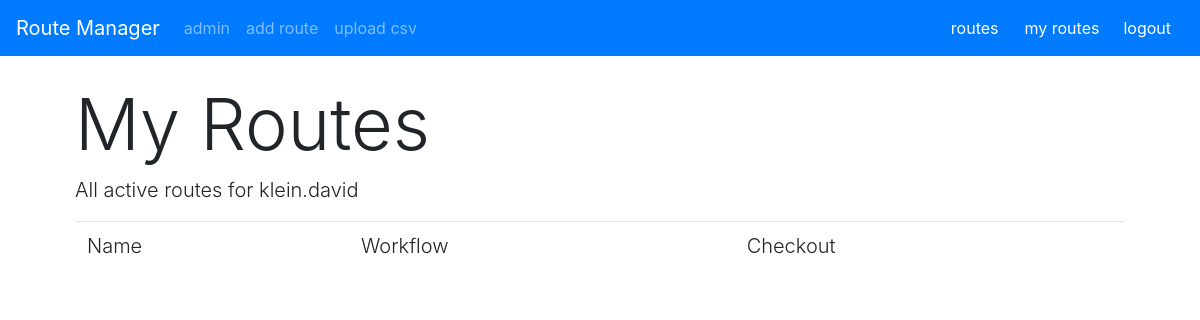
Page /routes/my_routes/ (signed in) on the earlier database version.
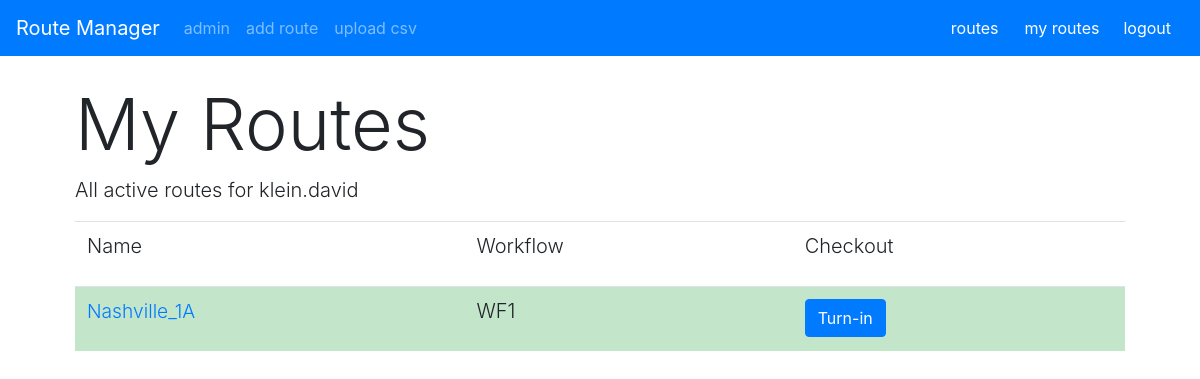
Same page on the later database version.
### routes/models.py (models this page shows, shortened)
class Route(models.Model):
    route_name = models.CharField(max_length=200, unique=True)
    route_length = models.DecimalField(max_digits=10, decimal_places=1)
    active_user = models.ForeignKey(User, on_delete=models.CASCADE, default=None, blank=True, null=True)
    workflows = models.ManyToManyField('Workflow', through='RouteWorkflow', related_name='routes')

class RouteWorkflow(models.Model):
    route = models.ForeignKey(Route, on_delete=models.CASCADE)
    workflow = models.ForeignKey(Workflow, on_delete=models.CASCADE)
    status = models.IntegerField(default=0)

class Workflow(models.Model):
    workflow_name = models.CharField(max_length=200)
    def __str__(self):
        return self.workflow_name

### routes/views.py (the view)
# urls.py: path('my_routes/', views.my_routes, name='my_routes'),
def my_routes(request):
    if(request.user.is_authenticated):
        routes = Route.objects.filter(active_user=request.user)
        rw = []
        for route in routes:
            r = RouteWorkflow.objects.filter(route=route).first()
            rw.append(r)
        routes = merge(routes, rw)
        return render(request, 'my_routes.html', {'routes': routes})
    else:
        return render(request, 'home.html')

### routes/views.py (called while the page is built)
def merge(list1, list2):
    merged_list = [(list1[i], list2[i]) for i in range(0, len(list1))]
    return merged_list

### routes/templates/my_routes.html (shortened to what this page needs)
{% extends 'base.html' %}
{% block content %}
<div class="container" style="padding-top:25px;">
    <div class="container">
        <h1 class="display-3">My Routes</h1>
        <p class="lead">All active routes for {{ request.user }}</p>
    </div>
    <div class="container-fluid">
        <table class="table">
            <tr>
                <td>
                    <p class="lead">Name</p>
                </td>
                <td>
                    <p class="lead">Workflow</p>
                </td>
                <td>
                    <p class="lead">Checkout</p>
                </td>
            </tr>
            {% for route in routes %}
            {% if route.1.status == 1 %}
            <tr class="table-success">
                {% elif route.1.status == 2 %}
            <tr class="table-danger">
                {% elif route.1.status == 3 %}
            <tr class="table-dark">
                {% else %}
            <tr>
                {% endif %}
                <td><a href="/routes/{{ route.0.route_name }}/" style="font-size:1.2em; text-decoration:none"
                        class="lead">{{ route.0.route_name }}</a></td>
                <td>
                    <p class="lead">{{ route.1.workflow }}</p>
                </td>
                {% if route.1.status == 0 %}
                <form action="/routes/{{ route.0.route_name }}/checkout/" method="POST">
                    {% csrf_token %}
                    <td><button class="btn btn-primary">Checkout</button></td>
                </form>
                {% elif route.0.active_user == request.user %}
                <form action="/routes/{{ route.0.route_name }}/turnin/" method="POST">
                    <td><button class="btn btn-primary">Turn-in</button></td>
                </form>
                {% else %}
                <td>
                    <p class="lead"></p>
                </td>
                {% endif %}
            </tr>
            {% endfor %}
        </table>
    </div>
</div>
{% endblock %}

Differences in the rows shown:
added Route: route_name "Nashville_1A", workflow_name "WF1"
